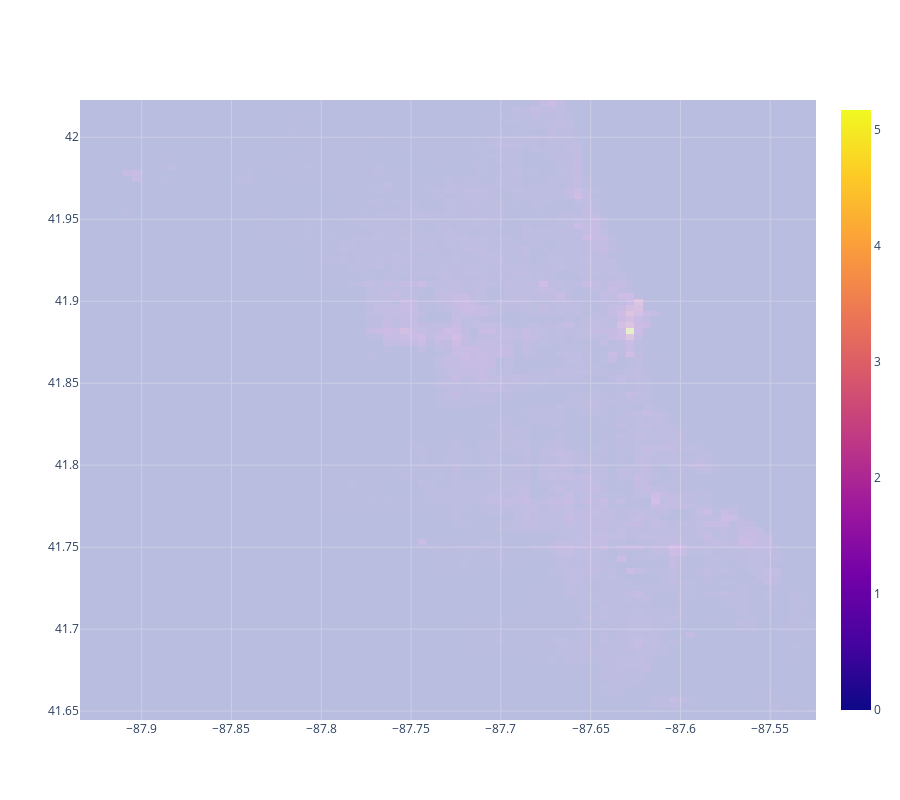

Write notebook code for a chart like this one.
### Code cell
xx, yy = np.meshgrid(xbins, ybins)

grid = go.Scattermapbox(
    lon=xx.flatten(),
    lat=yy.flatten(),
    mode='markers',
    marker_color='red',
)

heatmap = go.Heatmap(
    z=counts_mean,
    x=xbins,
    y=ybins,
    opacity=0.2,
)

go.Figure(
    data=[heatmap], 
    layout_height=800,
#     layout_width=int(800*ratio_xy),
    layout_mapbox=dict(
        accesstoken=mapbox_access_token,
        bearing=0,
        center=go.layout.mapbox.Center(
            lat=lat_mean,
            lon=lon_mean,
        ),   
        style=mapbox_styles["sat"],
        pitch=0,
        zoom=11,
    ),          
).show()

### Figure 1 — Plotly figure (JSON) as saved in the notebook; plotly's stock layout.template omitted (floating-point values rounded to 4 significant figures; data arrays with more than 128 entries replaced by an {"elided": "..."} marker saying what was removed)
{"data": [{"opacity": 0.2, "type": "heatmap", "x": [-87.93, -87.93, -87.92, -87.92, -87.92, -87.91, -87.91, -87.9, -87.9, -87.89, -87.89, -87.88, -87.88, -87.87, -87.87, -87.86, -87.86, -87.85, -87.85, -87.84, -87.84, -87.83, -87.83, -87.82, -87.82, -87.81, -87.81, -87.8, -87.8, -87.79, -87.79, -87.78, -87.78, -87.78, -87.77, -87.77, -87.76, -87.76, -87.75, -87.75, -87.74, -87.74, -87.73, -87.73, -87.72, -87.72, -87.71, -87.71, -87.7, -87.7, -87.69, -87.69, -87.68, -87.68, -87.67, -87.67, -87.66, -87.66, -87.65, -87.65, -87.65, -87.64, -87.64, -87.63, -87.63, -87.62, -87.62, -87.61, -87.61, -87.6, -87.6, -87.59, -87.59, -87.58, -87.58, -87.57, -87.57, -87.56, -87.56, -87.55, -87.55, -87.54, -87.54, -87.53, -87.53, -87.52], "y": [41.64, 41.65, 41.65, 41.66, 41.66, 41.66, 41.67, 41.67, 41.67, 41.68, 41.68, 41.68, 41.69, 41.69, 41.69, 41.7, 41.7, 41.71, 41.71, 41.71, 41.72, 41.72, 41.72, 41.73, 41.73, 41.73, 41.74, 41.74, 41.74, 41.75, 41.75, 41.76, 41.76, 41.76, 41.77, 41.77, 41.77, 41.78, 41.78, 41.78, 41.79, 41.79, 41.79, 41.8, 41.8, 41.81, 41.81, 41.81, 41.82, 41.82, 41.82, 41.83, 41.83, 41.83, 41.84, 41.84, 41.84, 41.85, 41.85, 41.86, 41.86, 41.86, 41.87, 41.87, 41.87, 41.88, 41.88, 41.88, 41.89, 41.89, 41.89, 41.9, 41.9, 41.9, 41.91, 41.91, 41.92, 41.92, 41.92, 41.93, 41.93, 41.93, 41.94, 41.94, 41.94, 41.95, 41.95, 41.95, 41.96, 41.96, 41.97, 41.97, 41.97, 41.98, 41.98, 41.98, 41.99, 41.99, 41.99, 42.0, 42.0, 42.0, 42.01, 42.01, 42.02, 42.02, 42.02], "z": {"elided": "106x85 float values"}}], "layout": {"height": 800, "mapbox": {"accesstoken": "pk.eyJ1IjoiYmVybnNibGFjayIsImEiOiJjajFidWIyZmgwMDRpMzJwZmd3NW90dDM4In0.dpYqqUJsBxuc6DBqTsHFJw\n", "bearing": 0, "center": {"lat": 41.84, "lon": -87.67}, "pitch": 0, "style": "mapbox://styles/bernsblack/ckecz0wr52pfc1at7tvu43fmj", "zoom": 11}}}
